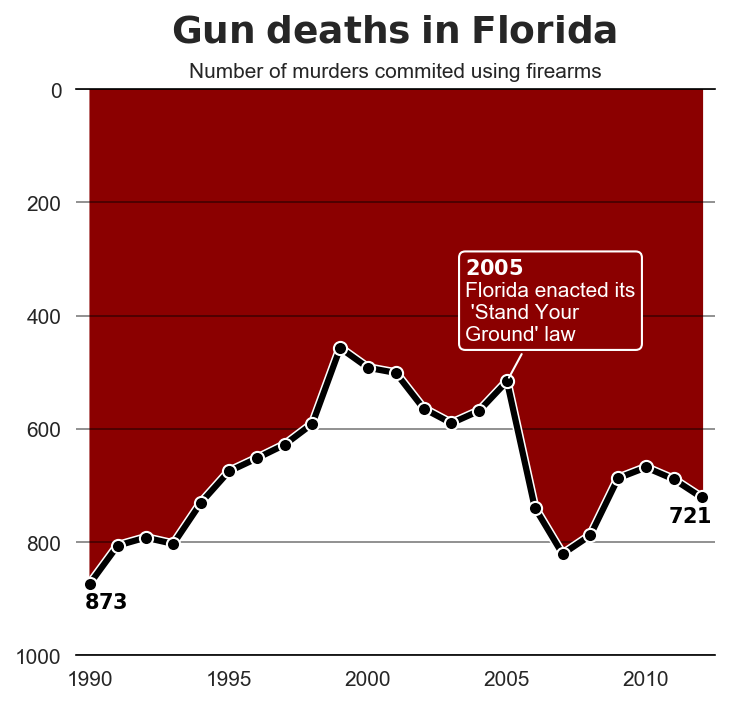

This chart was generated by the following Python code:
# %%
import pandas as pd
import numpy as np
import matplotlib.pyplot as plt
import seaborn as sns

df = pd.read_csv('data.csv')
df

# %%
plt.figure(1, figsize=(5.5, 5))
sns.set_style('whitegrid')
plt.plot(df.year, df.deaths, c = 'w', lw = 4.5, zorder=1)
plt.plot(df.year, df.deaths, c = 'k', lw = 3, zorder=2)
plt.fill_between(df.year, df.deaths, color = '#8b0000',
    zorder = 0)
plt.scatter(df.year, df.deaths, c = 'k', s = 40, 
    edgecolors = 'white', zorder = 3)

plt.gca().invert_yaxis()
plt.ylim(1000, 0)
plt.xlim(1989.5, 2012.5)
plt.grid(False, axis="x")
plt.grid(axis="y", color='black', alpha = 0.5)

ax = plt.gca()
ax.spines['left'].set_visible(False)
ax.spines['right'].set_visible(False)
ax.spines['top'].set_color("black")
ax.spines['bottom'].set_color("black")

row = df.loc[df.year == 2005]
xx, yy = row.year, row.deaths

bbox = dict(boxstyle="round", fc="#8b0000", ec = 'w')
plt.annotate(r"$\bf{" + "2005" + "}$" + "\nFlorida enacted its\n 'Stand Your \nGround' law",
            (xx, yy), xytext=(-20, 20), color = 'w',
            textcoords='offset points', ha='left', 
            zorder = 5, bbox = bbox,
            arrowprops = {
                'arrowstyle': '-'
            })
            
row = df.loc[df.year == 1990]
xx, yy = row.year, row.deaths
bbox = dict(boxstyle="round", fc="#8b0000", ec = 'w')
plt.annotate(r"$\bf{" + str(int(yy)) + "}$",
            (xx, yy), xytext=(7.5, -12), color = 'k',
            textcoords='offset points', ha='center', 
            zorder = 5)
            
row = df.loc[df.year == 2012]
xx, yy = row.year, row.deaths
bbox = dict(boxstyle="round", fc="#8b0000", ec = 'w')
plt.annotate(r"$\bf{" + str(int(yy)) + "}$",
            (xx, yy), xytext=(-5.5, -12), color = 'k',
            textcoords='offset points', ha='center', 
            zorder = 5)

def to_bold(x):
    return r"$\bf{" + x + "}$"
plt.suptitle(' '.join([to_bold(x) for x in 'Gun deaths in Florida'.split(' ')]), 
    y=0.98, x = 0.51, fontsize=18)
plt.title('Number of murders commited using firearms', fontsize=10)

plt.savefig('base.png', dpi = 150,
            bbox_inches = 'tight',
            transparent = True)

# %%
